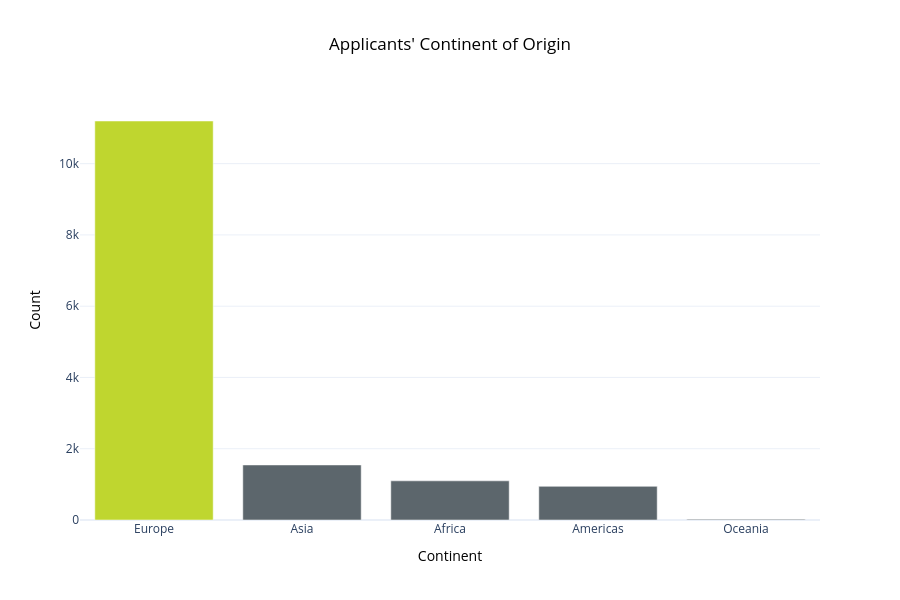
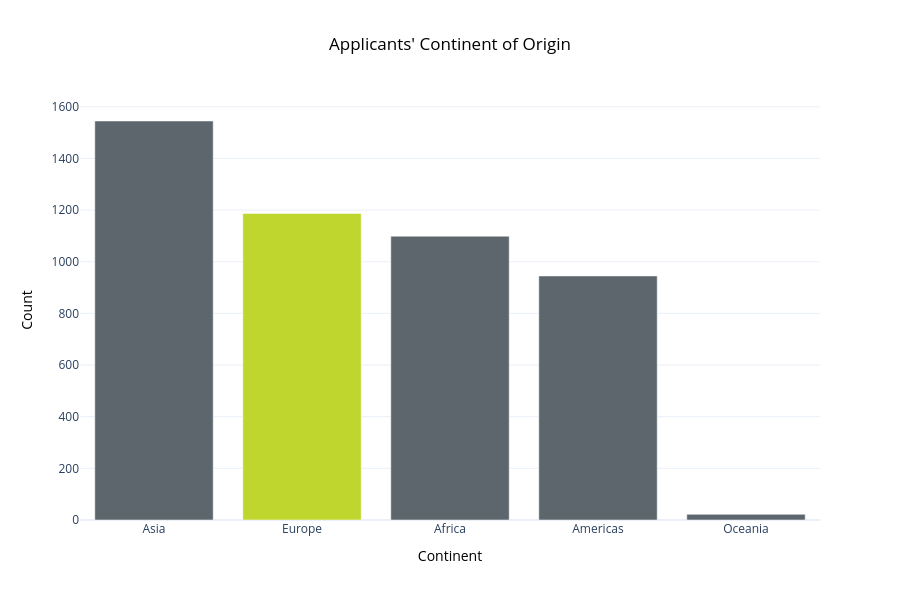

The cell these charts' notebook holds for them, in order:
### Code cell
# With Portugal
tf.generate_barplot(df = df_applicants_explore,
                    column = "countries_region",
                    title = "Applicants' Continent of Origin",
                    xaxis_label = "Continent",
                    enhanced_value = "Europe")

# Without Portugal
df_applicants_explore_without_portugal = df_applicants_explore[df_applicants_explore["countries_name"] != "Portugal"]

tf.generate_barplot(df = df_applicants_explore_without_portugal,
                    column = "countries_region",
                    title = "Applicants' Continent of Origin",
                    xaxis_label = "Continent",
                    enhanced_value = "Europe")

del df_applicants_explore_without_portugal

### Figure 1 — Plotly figure (JSON) as saved in the notebook; plotly's stock layout.template omitted (floating-point values rounded to 4 significant figures)
{"data": [{"alignmentgroup": "True", "hovertemplate": "color=Europe<br>Continent=%{x}<br>Count=%{y}<extra></extra>", "legendgroup": "Europe", "marker": {"color": "#BFD62F", "pattern": {"shape": ""}}, "name": "Europe", "offsetgroup": "Europe", "orientation": "v", "showlegend": true, "textposition": "auto", "type": "bar", "x": ["Europe"], "xaxis": "x", "y": [11197], "yaxis": "y"}, {"alignmentgroup": "True", "hovertemplate": "color=Asia<br>Continent=%{x}<br>Count=%{y}<extra></extra>", "legendgroup": "Asia", "marker": {"color": "#5C666C", "pattern": {"shape": ""}}, "name": "Asia", "offsetgroup": "Asia", "orientation": "v", "showlegend": true, "textposition": "auto", "type": "bar", "x": ["Asia"], "xaxis": "x", "y": [1545], "yaxis": "y"}, {"alignmentgroup": "True", "hovertemplate": "color=Africa<br>Continent=%{x}<br>Count=%{y}<extra></extra>", "legendgroup": "Africa", "marker": {"color": "#5C666C", "pattern": {"shape": ""}}, "name": "Africa", "offsetgroup": "Africa", "orientation": "v", "showlegend": true, "textposition": "auto", "type": "bar", "x": ["Africa"], "xaxis": "x", "y": [1099], "yaxis": "y"}, {"alignmentgroup": "True", "hovertemplate": "color=Americas<br>Continent=%{x}<br>Count=%{y}<extra></extra>", "legendgroup": "Americas", "marker": {"color": "#5C666C", "pattern": {"shape": ""}}, "name": "Americas", "offsetgroup": "Americas", "orientation": "v", "showlegend": true, "textposition": "auto", "type": "bar", "x": ["Americas"], "xaxis": "x", "y": [945], "yaxis": "y"}, {"alignmentgroup": "True", "hovertemplate": "color=Oceania<br>Continent=%{x}<br>Count=%{y}<extra></extra>", "legendgroup": "Oceania", "marker": {"color": "#5C666C", "pattern": {"shape": ""}}, "name": "Oceania", "offsetgroup": "Oceania", "orientation": "v", "showlegend": true, "textposition": "auto", "type": "bar", "x": ["Oceania"], "xaxis": "x", "y": [22], "yaxis": "y"}], "layout": {"barmode": "relative", "height": 600, "legend": {"title": {"text": "color"}, "tracegroupgap": 0}, "showlegend": false, "title": {"font": {"color": "black"}, "text": "Applicants' Continent of Origin", "x": 0.5}, "xaxis": {"anchor": "y", "domain": [0, 1], "title": {"font": {"color": "black"}, "text": "Continent"}}, "yaxis": {"anchor": "x", "domain": [0, 1], "title": {"font": {"color": "black"}, "text": "Count"}}}}

### Figure 2 — Plotly figure (JSON) as saved in the notebook; plotly's stock layout.template omitted (floating-point values rounded to 4 significant figures)
{"data": [{"alignmentgroup": "True", "hovertemplate": "color=Asia<br>Continent=%{x}<br>Count=%{y}<extra></extra>", "legendgroup": "Asia", "marker": {"color": "#5C666C", "pattern": {"shape": ""}}, "name": "Asia", "offsetgroup": "Asia", "orientation": "v", "showlegend": true, "textposition": "auto", "type": "bar", "x": ["Asia"], "xaxis": "x", "y": [1545], "yaxis": "y"}, {"alignmentgroup": "True", "hovertemplate": "color=Europe<br>Continent=%{x}<br>Count=%{y}<extra></extra>", "legendgroup": "Europe", "marker": {"color": "#BFD62F", "pattern": {"shape": ""}}, "name": "Europe", "offsetgroup": "Europe", "orientation": "v", "showlegend": true, "textposition": "auto", "type": "bar", "x": ["Europe"], "xaxis": "x", "y": [1187], "yaxis": "y"}, {"alignmentgroup": "True", "hovertemplate": "color=Africa<br>Continent=%{x}<br>Count=%{y}<extra></extra>", "legendgroup": "Africa", "marker": {"color": "#5C666C", "pattern": {"shape": ""}}, "name": "Africa", "offsetgroup": "Africa", "orientation": "v", "showlegend": true, "textposition": "auto", "type": "bar", "x": ["Africa"], "xaxis": "x", "y": [1099], "yaxis": "y"}, {"alignmentgroup": "True", "hovertemplate": "color=Americas<br>Continent=%{x}<br>Count=%{y}<extra></extra>", "legendgroup": "Americas", "marker": {"color": "#5C666C", "pattern": {"shape": ""}}, "name": "Americas", "offsetgroup": "Americas", "orientation": "v", "showlegend": true, "textposition": "auto", "type": "bar", "x": ["Americas"], "xaxis": "x", "y": [945], "yaxis": "y"}, {"alignmentgroup": "True", "hovertemplate": "color=Oceania<br>Continent=%{x}<br>Count=%{y}<extra></extra>", "legendgroup": "Oceania", "marker": {"color": "#5C666C", "pattern": {"shape": ""}}, "name": "Oceania", "offsetgroup": "Oceania", "orientation": "v", "showlegend": true, "textposition": "auto", "type": "bar", "x": ["Oceania"], "xaxis": "x", "y": [22], "yaxis": "y"}], "layout": {"barmode": "relative", "height": 600, "legend": {"title": {"text": "color"}, "tracegroupgap": 0}, "showlegend": false, "title": {"font": {"color": "black"}, "text": "Applicants' Continent of Origin", "x": 0.5}, "xaxis": {"anchor": "y", "domain": [0, 1], "title": {"font": {"color": "black"}, "text": "Continent"}}, "yaxis": {"anchor": "x", "domain": [0, 1], "title": {"font": {"color": "black"}, "text": "Count"}}}}
